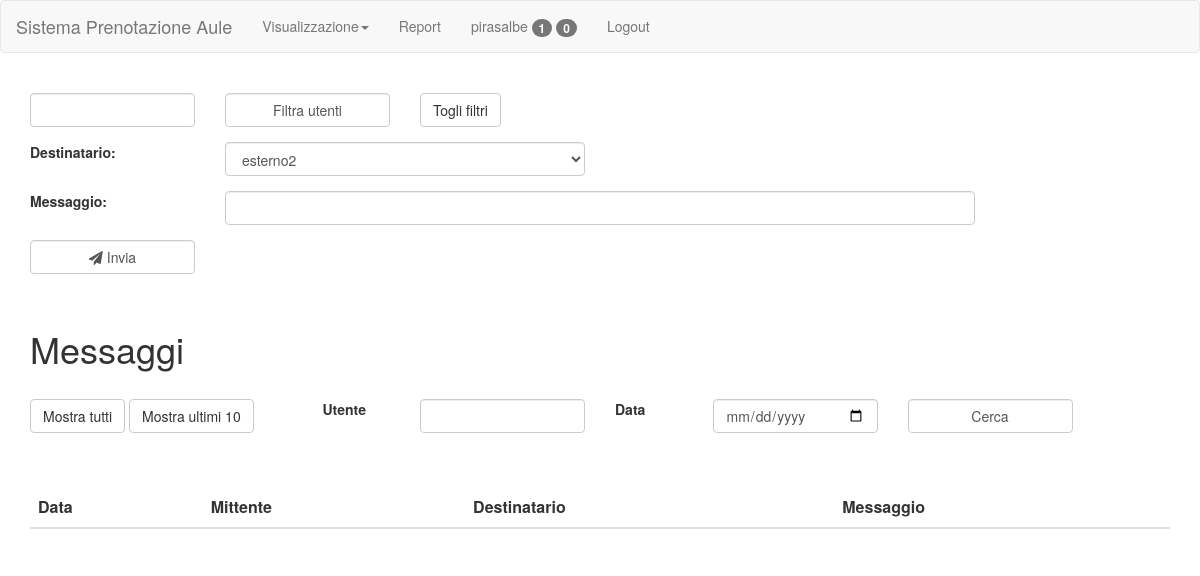
The app's page /messages.php (signed in), older data.
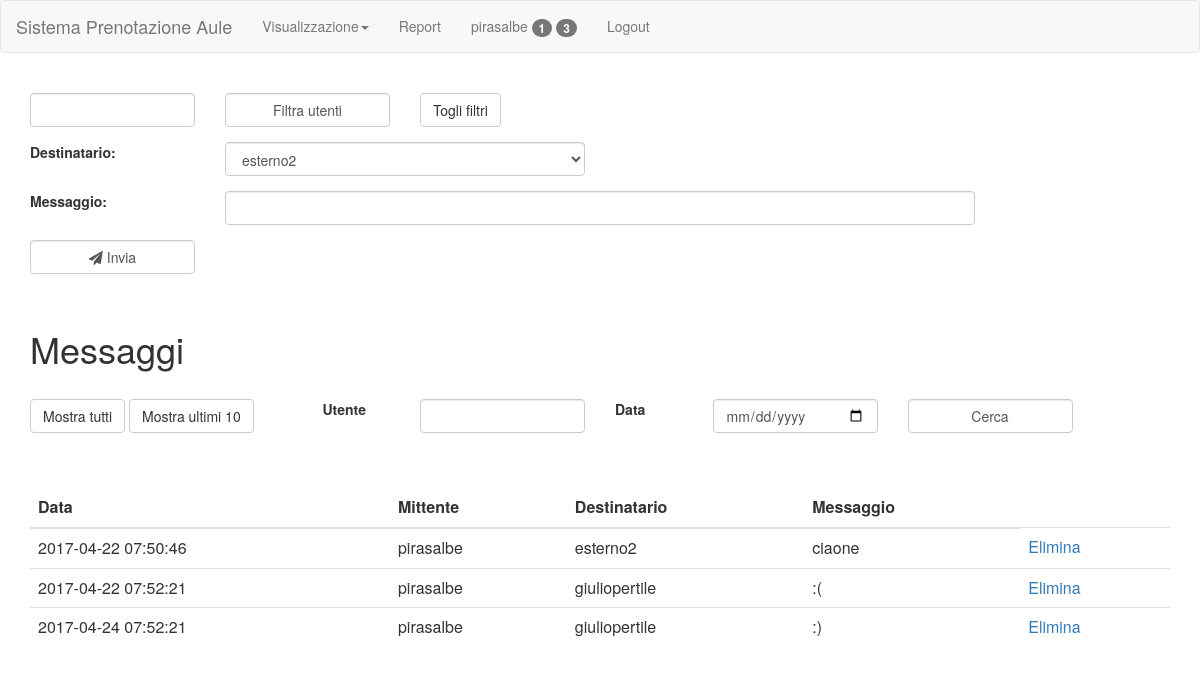
The same page, newer data.
### tables this page shows
CREATE TABLE `messages` (
  `id` int(11) NOT NULL,
  `primo` varchar(20) NOT NULL,
  `secondo` varchar(20) NOT NULL,
  `messaggio` varchar(100) NOT NULL,
  `timestamp` varchar(20) NOT NULL
);

### script/sql.php (called while the page is built, shortened)
<?php
function init()
{
    $servername = "localhost";
    $username = "root";
    $password = "";
    $dbname = "aule";
    $conn = new mysqli($servername, $username, $password, $dbname);
    return $conn;
}
function login()
{
    $sql = "SELECT username, password FROM utenti where username=? and password=? and attivo='si'";
    $conn = init();
    if ($stmt = $conn->prepare($sql)) {
        $stmt->bind_param("ss", $_SESSION['user'], $_SESSION['pass']);
        $stmt->execute();
        $stmt->bind_result($user, $pass);
        if ($stmt->fetch()) {
            $logged = 1;
        } else {
            $logged = 0;
        }
    }
}
function admin()
{
    $sql = "SELECT admin FROM utenti where username=?";
    $conn = init();
    if ($stmt = $conn->prepare($sql)) {
        $stmt->bind_param("s", $_SESSION['user']);
        $stmt->execute();
        $stmt->bind_result($admin);
    }
    if ($admin == "si") return true;
    return false;
}
function users($user)
{
	$where="";
    $sql = "SELECT *
			FROM utenti where username<>?" . $where;
    $conn = init();
    $result = null;
    if ($stmt = $conn->prepare($sql)) {
		if($user=="-1")
			$stmt->bind_param("s", $_SESSION['user']);
		else
			$stmt->bind_param("ss", $_SESSION['user'], $user);
        $stmt->execute();
        $result = $stmt->get_result();
    }
    return $result;
}
function messages($user, $data)
{
	$where="";
    $sql = "SELECT *
			FROM messages
			where (primo=? || secondo=?) " . $where .
			"order by secondo, timestamp";
    $conn = init();
    $result = null;
    if ($stmt = $conn->prepare($sql)) {
		if($user=="-1" && $data=="-1")
			$stmt->bind_param("ss", $_SESSION['user'], $_SESSION['user']);
        $stmt->execute();
        $result = $stmt->get_result();
    }
    return $result;
}
?>

### messages.php (the view, shortened to what this page needs)
<?php
include("script/recursive.php");
$uvalue="";
$dvalue="";
?>
<html>
<head>
    <?php printHeader(); ?>
</head>
<body>
<?php printNavbar(false); ?>
<br>
<div class="container">
	<div class="row form-group">
		<form action="messages">
			<div class="col-sm-2">
				<input name="dest" class="form-control" maxlength="20" value="<?php echo $dvalue; ?>">
			</div>
			<div class="col-sm-2">
				<button type="submit" class="form-control">Filtra utenti</button>
			</div>
			<div class="col-sm-2">
				<a href="messages" class="btn btn-default">Togli filtri</a>
			</div>
		</form>
	</div>
    <form action="script/sendMessage">
        <div class="row form-group">
            <div class="col-sm-2">
                <label for="username">Destinatario: </label>
            </div>
            <div class="col-sm-4">
                <select name="username" class="form-control">
                    <?php
					$dest="-1";
                    $result = users($dest);
                    if (isset($result) && $result != null) {
                        while ($row = $result->fetch_assoc()) {
							if($row['attivo']=="si")
								echo "<option value='" . $row["username"] . "'>" . $row["username"] . "</option>";
                        }
                    }
                    ?>
                </select>
            </div>
        </div>
        <div class="row form-group">
            <div class="col-sm-2">
                <label for="messaggio">Messaggio: </label>
            </div>
            <div class="col-sm-8">
                <input name="messaggio" class="form-control" maxlength="100">
            </div>
        </div>
        <div class="row form-group">
            <div class="col-sm-2">
                <button type="submit" class="form-control">
                    <i class="fa fa-paper-plane"></i> Invia
                </button>
            </div>
        </div>
    </form>
</div>
<br>
<div class="container">
	<p class="h1">Messaggi</p><br>
		<div class="row form-group">
            <div class="col-sm-3">
                <a class="btn btn-default" href="messages">Mostra tutti</a>
                <a class="btn btn-default" href="messages?show=10">Mostra ultimi 10</a>
            </div>
			<form action="messages">
				<div class="col-sm-1">
					<label for="user">Utente</label>
				</div>
				<div class="col-sm-2">
					<input name="user" class="form-control" maxlength="20" value="<?php echo $uvalue; ?>">
				</div>
				<div class="col-sm-1">
					<label for="data">Data</label>
				</div>
				<div class="col-sm-2">
					<input name="data" class="form-control" type="date">
				</div>
				<div class="col-sm-2">
					<button type="submit" class="form-control">Cerca</button>
				</div>
			</form>
        </div>
	<br><br>
    <div class="table-responsive">
        <table class="table">
            <thead>
            <tr>
                <th>Data</th>
                <th>Mittente</th>
                <th>Destinatario</th>
                <th>Messaggio</th>
            </tr>
            </thead>
            <tbody>
            <?php
			$user=$data="-1";
            $result = messages($user, $data);
            if (isset($result) && $result != null) {
                while ($row = $result->fetch_assoc()) {
                    echo "<tr>
                            <td>" . $row["timestamp"] . "</td>
                            <td>" . $row['primo'] . "</td>
                            <td>" . $row["secondo"] . "</td>
                            <td>" . $row["messaggio"] . "</td>
                            <td><a href='script/deleteMessage?id=" . $row["id"] . "'>Elimina</a></td>
                        </tr>";
                }
            }
            ?>
            </tbody>
        </table>
    </div>
</div>
</body>
</html>

### script/recursive.php (shortened to what this page needs)
<?php
include("sql.php");
login();
function printNavbar($admin)
{
    global $logged;
    if ($admin)
        $admin = "../";
    else
        $admin = "";
    $user = "Area Riservata";
    $log = "Login";
    if ($logged == 1) {
        $log = "Logout";
        $user = $_SESSION['user'];
        if(admin()){
            $result = booking(true);
            $cont = 0;
            if (isset($result) && $result != null) {
                while ($row = $result->fetch_assoc()) {
                    if ($row["attiva"] == "no")
                        $cont++;
                }
            }
            $result = users("-1");
            if (isset($result) && $result != null) {
                while ($row = $result->fetch_assoc()) {
                    if ($row["attivo"] == "no")
                        $cont++;
                }
            }
            $user = $user . " <span class='badge'>" . $cont . "</span>";
        }
    }
	$result = messages("-1","-1");
	$cont = 0;
	if (isset($result) && $result != null) {
		while ($row = $result->fetch_assoc()) {
			$cont++;
		}
	}
	$user = $user . " <span class='badge'>" . $cont . "</span>";
    echo "
			<nav class='navbar navbar-default'>
				<div class='container-fluid'>
					<div class='navbar-header'>
						<a class='navbar-brand' href='" . $admin . "index.php'>Sistema Prenotazione Aule</a>
					</div>
					<ul class='nav navbar-nav'>
						<li class='dropdown'>
							<a class='dropdown-toggle' data-toggle='dropdown' href='#'>Visualizzazione<span class='caret'></span></a>
							<ul class='dropdown-menu'>
								<li><a href='" . $admin . "index?cal=day'>Giorni</a></li>
								<li><a href='" . $admin . "index?cal=week'>Settimane</a></li>
								<li><a href='" . $admin . "index?cal=month'>Mesi</a></li>
							</ul>
						</li>
						<li><a href='" . $admin . "report'>Report</a></li>
						<li><a href='" . $admin . "private'>" . $user . "</a></li>
						<li><a href='" . $admin . "login'>" . $log . "</a></li>
					</ul>
				</div>
			</nav>";
}
function printHeader()
{
    echo "<meta charset='utf-8'>
		<meta name='viewport' content='width=device-width, initial-scale=1'>
		<link rel='stylesheet' href='https://maxcdn.bootstrapcdn.com/bootstrap/3.3.7/css/bootstrap.min.css'>
		<link rel='stylesheet' href='style/font-awesome/css/font-awesome.min.css'>
		<script src='https://ajax.googleapis.com/ajax/libs/jquery/3.2.0/jquery.min.js'></script>
		<script src='https://maxcdn.bootstrapcdn.com/bootstrap/3.3.7/js/bootstrap.min.js'></script>";
}
?>

Row changes from the older to the newer data that the page shows:
added messages: timestamp "2017-04-22 07:50:46", primo "pirasalbe", secondo "esterno2", messaggio "ciaone"
added messages: timestamp "2017-04-22 07:52:21", primo "pirasalbe", secondo "giuliopertile", messaggio ":("
added messages: timestamp "2017-04-24 07:52:21", primo "pirasalbe", secondo "giuliopertile", messaggio ":)"
Text that changed along with them:
$cont: "0" → "3"
